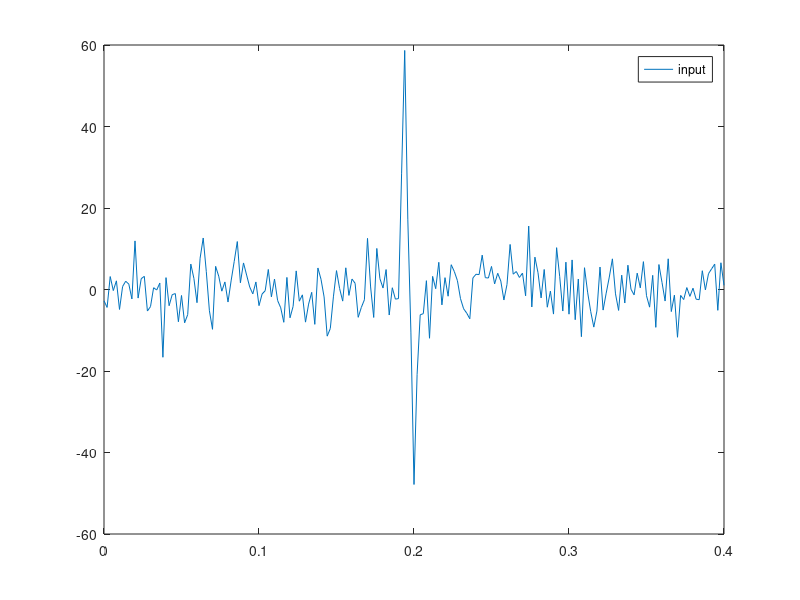

This chart was generated by the following MATLAB code: (Note: this script raises an error after producing the figure.)
clc
clear all;
close all;

input=[0.000     0.012     0.032     0.044     0.020    -0.026    -0.068 ...
-0.077    -0.040     0.010     0.057     0.076     0.045    -0.004 ...
-0.051    -0.075    -0.052    -0.005     0.043     0.075     0.059 ...
 0.012    -0.037    -0.072    -0.065    -0.023     0.026     0.068 ...
 0.071     0.032    -0.018    -0.062    -0.073    -0.039     0.010 ...
 0.057     0.075     0.046    -0.003    -0.050    -0.074    -0.052 ...
-0.004     0.045     0.077     0.061     0.014    -0.036    -0.073 ...
-0.066    -0.023     0.027     0.070     0.072     0.032    -0.016 ...
-0.061    -0.073    -0.039     0.009     0.055     0.073     0.044 ...
-0.004    -0.051    -0.076    -0.056    -0.009     0.053     0.081 ...
 0.069     0.017    -0.055    -0.048    -0.104     0.013     0.002 ...
 0.057     0.129    -0.096     0.165    -0.291     0.153    -0.198 ...
 0.033     0.250    -0.383     0.783    -0.972     1.035    -1.088 ...
 0.623    -0.024    -0.995     2.703    -5.253    30.984    50.263 ...
22.011   -16.056   -59.076   -33.010    -7.162    -8.071    -1.255 ...
-6.592    -0.126     0.063    -0.782     1.831    -0.028     1.655 ...
 0.826     1.223     1.453     1.137     1.528     1.381     1.578 ...
 1.615     1.601     1.594     1.538     1.519     1.548     1.593 ...
 1.670     1.716     1.734     1.722     1.689     1.660     1.629 ...
 1.626     1.609     1.569     1.508     1.416     1.333     1.234 ...
 1.073     0.810     0.460     0.165     0.053     0.125     0.297 ...
 0.470     0.584     0.615     0.531     0.332     0.050    -0.331 ...
-0.840    -1.405    -1.866    -2.047    -1.886    -1.504    -1.050 ...
-0.671    -0.510    -0.641    -1.036    -1.470    -1.664    -1.530 ...
-1.196    -0.854    -0.609    -0.460    -0.387    -0.396    -0.482 ...
-0.614    -0.744    -0.807    -0.795    -0.749    -0.691    -0.640 ...
-0.560    -0.414    -0.231    -0.030     0.139     0.244     0.310 ...
 0.352     0.400     0.476     0.560     0.629     0.668     0.651 ...
 0.598     0.539     0.492     0.481     0.490];

%input(floor(3.0*end/4.0):end)=0;

nt=201;
nf=nt; 
nh=floor(nt/2); 
dt = 2e-3;
t=[0:dt:(nt-1)*dt];
df=1./(nt*dt);
f=[0:nh -nh:-1]*df;
omega=2.0*pi*f;

hnf=floor(nt/2);

vwater=1545.8;
tau=2.0*5.0/1545.8
% tau=2.0*5.0/1000.0
eps=0.5

input=input+5*randn(1,nt); 

figure();
plot(t,input);
legend('input');


finput=fft(input); 


dtau=0.0005; 
ntest=21; 

qualmesar=zeros(ntest,1); 
qualmesar1=zeros(ntest,1); 
sumabs=zeros(ntest,1); 
derive=zeros(ntest,1); 


%% Check quality measure
for i_iter=1:ntest
    
   ctau=tau+(i_iter-floor(ntest/2)-1)*dtau;
   
%    nominator=1-exp(1i*omega*ctau);
%    denominator=2.0-2.0*cos(omega*ctau)+eps;

   denominator=1-exp(-1i*omega*ctau) + eps*(1+exp(-1i*omega*ctau));
   
   cfoutput=finput./denominator;

   output=real(ifft(cfoutput)); 
   
   qualmesar(i_iter)=qualmes(output);
   qualmesar1(i_iter)=qualmes1(output); 
    
end


%% Normalize 
qualmesar=qualmesar/(max(abs(qualmesar)));
qualmesar1=qualmesar1/(max(abs(qualmesar)));


% qualmesar=smooth(qualmesar,4); 
% qualmesar1=smooth(qualmesar1,4); 


figure(); 
plot(1:ntest,qualmesar,1:ntest,qualmesar1); 
legend('qualmes','qualmes1'); 


[minval,minidx]=min(qualmesar);
[minval1,minidx1]=min(qualmesar1); 

minidx

ctau=tau+(minidx-floor(ntest/2)-1)*dtau
ctau1=tau+(minidx1-floor(ntest/2)-1)*dtau
zest=ctau*vwater/2.0
zest1=ctau1*vwater/2.0


%% Calculate output
nominator=1-exp(1i*omega*ctau1);
denominator=2.0-2.0*cos(omega*ctau1)+eps;
cfoutput=finput.*nominator./denominator;

output=real(ifft(cfoutput)); 


figure(); 
plot(t,input,t,output); 
legend('input','output'); 








